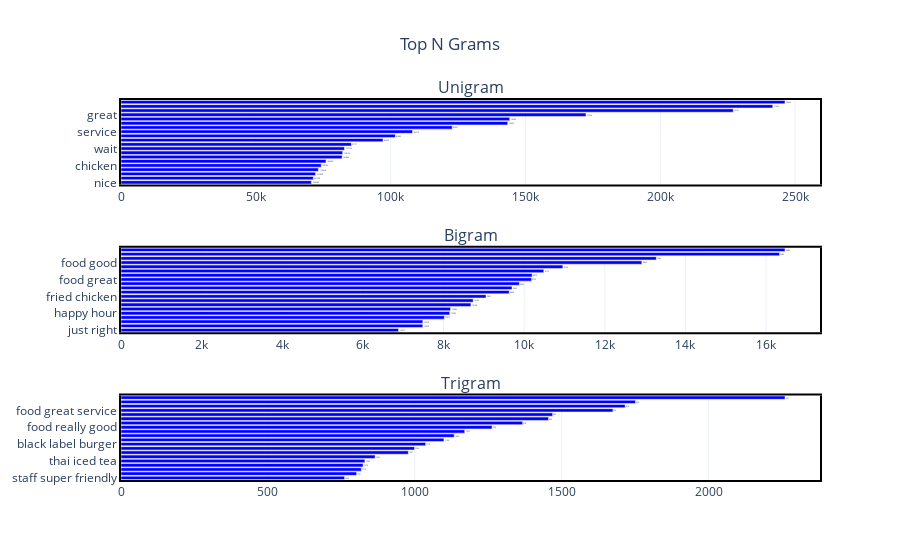

Notebook cell for this chart:
### Code cell
fig = make_subplots(
    rows=3, cols=1,subplot_titles=("Unigram","Bigram",'Trigram'),
    specs=[[{"type": "scatter"}],
           [{"type": "scatter"}],
           [{"type": "scatter"}]
          ])

fig.add_trace(go.Bar(
    y=unigram_df['Review'][::-1],
    x=unigram_df['count'][::-1],
    marker={'color': "blue"},  
    text=unigram_df['count'],
    textposition = "outside",
    orientation="h",
    name="Months",
),row=1,col=1)

fig.add_trace(go.Bar(
    y=bigram_df['Review'][::-1],
    x=bigram_df['count'][::-1],
    marker={'color': "blue"},  
    text=bigram_df['count'],
     name="Days",
    textposition = "outside",
    orientation="h",
),row=2,col=1)

fig.add_trace(go.Bar(
    y=trigram_df['Review'][::-1],
    x=trigram_df['count'][::-1],
    marker={'color': "blue"},  
    text=trigram_df['count'],
     name="Days",
    orientation="h",
    textposition = "outside",
),row=3,col=1)

fig.update_xaxes(showline=True, linewidth=2, linecolor='black', mirror=True)
fig.update_yaxes(showline=True, linewidth=2, linecolor='black', mirror=True)
fig.update_layout(title_text='Top N Grams',xaxis_title=" ",yaxis_title=" ", showlegend=False,title_x=0.5,
                  height=1200,template="plotly_white")
fig.show()

### Figure 1 — Plotly figure (JSON) as saved in the notebook; plotly's stock layout.template omitted (floating-point values rounded to 4 significant figures)
{"data": [{"marker": {"color": "blue"}, "name": "Months", "orientation": "h", "text": [246285, 241738, 227068, 172466, 144164, 143443, 122843, 108126, 101746, 97177, 85465, 82889, 82216, 82021, 76032, 74286, 73206, 72161, 71323, 70624], "textposition": "outside", "type": "bar", "x": [70624, 71323, 72161, 73206, 74286, 76032, 82021, 82216, 82889, 85465, 97177, 101746, 108126, 122843, 143443, 144164, 172466, 227068, 241738, 246285], "xaxis": "x", "y": ["nice", "menu", "got", "don", "chicken", "ordered", "best", "restaurant", "wait", "ve", "delicious", "time", "service", "really", "just", "like", "great", "place", "good", "food"], "yaxis": "y"}, {"marker": {"color": "blue"}, "name": "Days", "orientation": "h", "text": [16470, 16335, 13278, 12919, 10959, 10486, 10198, 10185, 9881, 9698, 9630, 9054, 8735, 8679, 8173, 8154, 8020, 7486, 7485, 6884], "textposition": "outside", "type": "bar", "x": [6884, 7485, 7486, 8020, 8154, 8173, 8679, 8735, 9054, 9630, 9698, 9881, 10185, 10198, 10486, 10959, 12919, 13278, 16335, 16470], "xaxis": "x2", "y": ["just right", "great service", "feel like", "service great", "happy hour", "don know", "highly recommend", "pork belly", "fried chicken", "mac cheese", "great place", "love place", "food great", "good food", "ice cream", "great food", "food good", "pretty good", "really good", "new york"], "yaxis": "y2"}, {"marker": {"color": "blue"}, "name": "Days", "orientation": "h", "text": [2260, 1751, 1716, 1674, 1469, 1455, 1367, 1263, 1170, 1134, 1099, 1037, 999, 978, 865, 830, 824, 818, 802, 761], "textposition": "outside", "type": "bar", "x": [761, 802, 818, 824, 830, 865, 978, 999, 1037, 1099, 1134, 1170, 1263, 1367, 1455, 1469, 1674, 1716, 1751, 2260], "xaxis": "x3", "y": ["staff super friendly", "vanilla ice cream", "great service great", "xiao long bao", "thai iced tea", "soft shell crab", "good food good", "really really good", "black label burger", "service great food", "highly recommend place", "food good service", "food really good", "food pretty good", "sweet potato fries", "love love love", "food great service", "great food great", "seated right away", "new york city"], "yaxis": "y3"}], "layout": {"annotations": [{"font": {"size": 16}, "showarrow": false, "text": "Unigram", "x": 0.5, "xanchor": "center", "xref": "paper", "y": 1, "yanchor": "bottom", "yref": "paper"}, {"font": {"size": 16}, "showarrow": false, "text": "Bigram", "x": 0.5, "xanchor": "center", "xref": "paper", "y": 0.6111, "yanchor": "bottom", "yref": "paper"}, {"font": {"size": 16}, "showarrow": false, "text": "Trigram", "x": 0.5, "xanchor": "center", "xref": "paper", "y": 0.2222, "yanchor": "bottom", "yref": "paper"}], "autosize": true, "showlegend": false, "title": {"text": "Top N Grams", "x": 0.5}, "xaxis": {"anchor": "y", "autorange": true, "domain": [0, 1], "linecolor": "black", "linewidth": 2, "mirror": true, "range": [0, 259200.0], "showline": true, "title": {"text": " "}, "type": "linear"}, "xaxis2": {"anchor": "y2", "autorange": true, "domain": [0, 1], "linecolor": "black", "linewidth": 2, "mirror": true, "range": [0, 17340.0], "showline": true, "type": "linear"}, "xaxis3": {"anchor": "y3", "autorange": true, "domain": [0, 1], "linecolor": "black", "linewidth": 2, "mirror": true, "range": [0, 2379.0], "showline": true, "type": "linear"}, "yaxis": {"anchor": "x", "autorange": true, "domain": [0.7778, 1], "linecolor": "black", "linewidth": 2, "mirror": true, "range": [-0.5, 19.5], "showline": true, "title": {"text": " "}, "type": "category"}, "yaxis2": {"anchor": "x2", "autorange": true, "domain": [0.3889, 0.6111], "linecolor": "black", "linewidth": 2, "mirror": true, "range": [-0.5, 19.5], "showline": true, "type": "category"}, "yaxis3": {"anchor": "x3", "autorange": false, "domain": [0, 0.2222], "linecolor": "black", "linewidth": 2, "mirror": true, "range": [-0.5, 19.5], "showline": true, "type": "category"}}}
